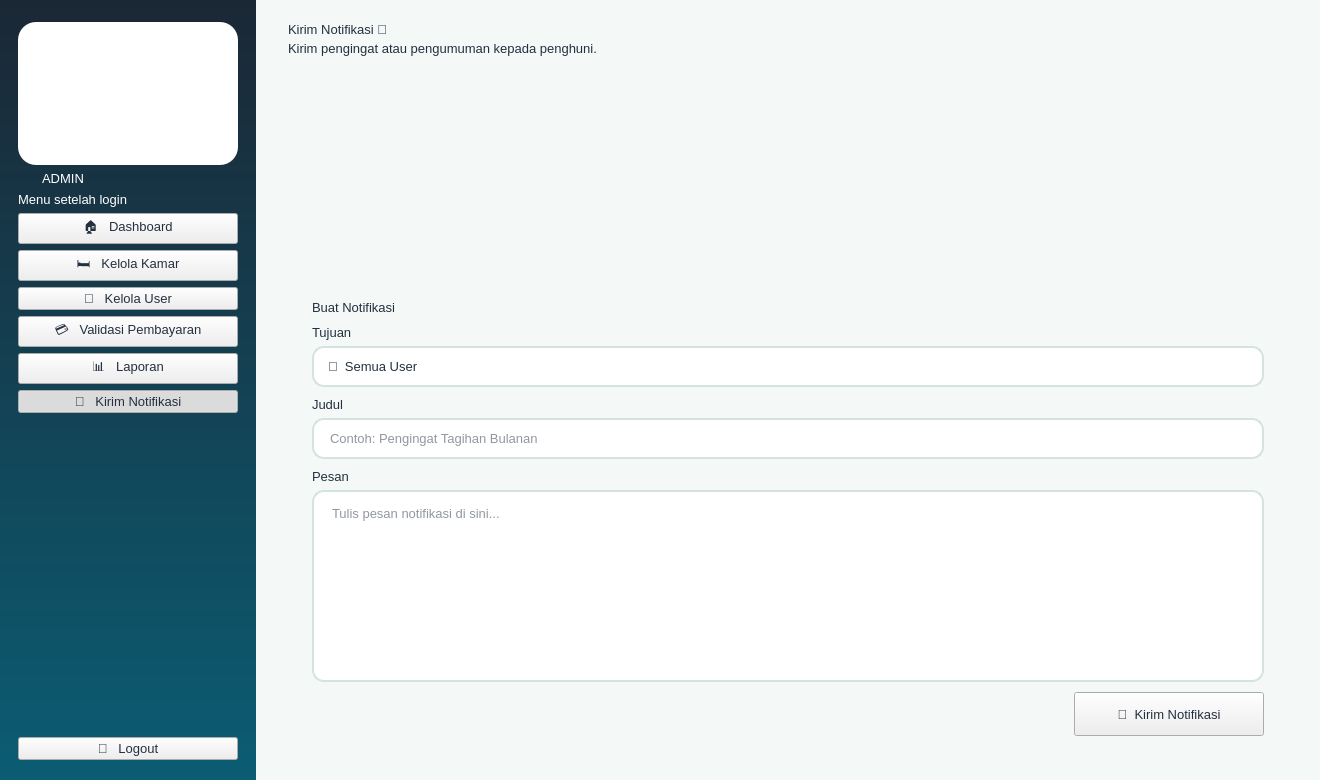
<?xml version="1.0" encoding="UTF-8"?>
<ui version="4.0">
 <class>Win_admin_notifikasi</class>
 <widget class="QMainWindow" name="Win_admin_notifikasi"><property name="geometry"><rect><x>0</x><y>0</y><width>1320</width><height>780</height></rect></property><property name="minimumSize"><size><width>1180</width><height>700</height></size></property><property name="windowTitle"><string>KOSTAY - Kirim Notifikasi</string></property><property name="styleSheet"><string notr="true">
* { font-family: 'Segoe UI', 'Inter', sans-serif; font-size: 10pt; color: #243040; }
QMainWindow, QWidget#centralwidget { background: #F4F8F7; }
QLabel { background: transparent; }
QCheckBox { background: transparent; spacing: 8px; }
QScrollArea { background: transparent; border: none; }

QFrame#loginShell { background: #FFFFFF; border-radius: 28px; }
QFrame#brandPanel { background: qlineargradient(x1:0,y1:0,x2:1,y2:1, stop:0 #E9F8F2, stop:1 #CDEFF2); border-top-left-radius: 28px; border-bottom-left-radius: 28px; }
QWidget#centralwidgetLogin { background: qlineargradient(x1:0,y1:0,x2:1,y2:1, stop:0 #1B2735, stop:0.55 #0B5D73, stop:1 #12A87B); }

QFrame#sidebarUser, QFrame#sidebarAdmin { background: qlineargradient(x1:0,y1:0,x2:0,y2:1, stop:0 #1B2735, stop:1 #0B5D73); }
QFrame#sidebarUser QLabel, QFrame#sidebarAdmin QLabel { color: #FFFFFF; }
QFrame#logoCard { background: #FFFFFF; border-radius: 18px; }
QLabel[role="roleBadge"] { background: #F7A823; color: #1B2735; border-radius: 10px; padding: 4px 12px; font-weight: 800; letter-spacing: 2px; }
QFrame#sidebarUser QLabel[role="roleBadge"], QFrame#sidebarAdmin QLabel[role="roleBadge"] { color: #1B2735; }
QLabel[role="menuHint"] { color: #9FC3CB; font-size: 9pt; }
QPushButton[nav="true"] { color: #CFE3E6; text-align: left; padding: 13px 18px; border: none; border-radius: 12px; font-weight: 600; background: transparent; }
QPushButton[nav="true"]:hover { background: rgba(255,255,255,0.10); color: #FFFFFF; }
QPushButton[nav="true"]:checked { background: qlineargradient(x1:0,y1:0,x2:1,y2:0, stop:0 #12A87B, stop:1 #2DBE7E); color: #FFFFFF; }
QPushButton[nav="logout"] { color: #FFD9A0; text-align: left; padding: 12px 18px; border: 1px solid rgba(247,168,35,0.7); border-radius: 12px; font-weight: 700; background: transparent; }
QPushButton[nav="logout"]:hover { background: #F7A823; color: #1B2735; }

QFrame[card="white"] { background: #FFFFFF; border: 1px solid #E1ECE9; border-radius: 18px; }
QFrame[card="mint"] { background: qlineargradient(x1:0,y1:0,x2:1,y2:1, stop:0 #E3F7EF, stop:1 #D2EEF3); border: none; border-radius: 18px; }
QFrame[card="green"] { background: qlineargradient(x1:0,y1:0,x2:1,y2:1, stop:0 #12A87B, stop:1 #2DBE7E); border-radius: 18px; }
QFrame[card="navy"] { background: qlineargradient(x1:0,y1:0,x2:1,y2:1, stop:0 #1B2735, stop:1 #0B5D73); border-radius: 18px; }
QFrame[card="orange"] { background: qlineargradient(x1:0,y1:0,x2:1,y2:1, stop:0 #F7A823, stop:1 #FFC857); border-radius: 18px; }
QFrame[card="teal"] { background: qlineargradient(x1:0,y1:0,x2:1,y2:1, stop:0 #0B5D73, stop:1 #12A87B); border-radius: 18px; }
QFrame[card="green"] QLabel, QFrame[card="navy"] QLabel, QFrame[card="teal"] QLabel { color: #FFFFFF; }
QFrame[card="orange"] QLabel { color: #1B2735; }

QLabel[role="title"] { font-size: 22pt; font-weight: 800; color: #1B2735; }
QLabel[role="subtitle"] { font-size: 10.5pt; color: #6B7B8C; }
QLabel[role="section"] { font-size: 13pt; font-weight: 700; color: #1B2735; }
QLabel[role="statlabel"] { font-size: 10pt; font-weight: 600; }
QLabel[role="statvalue"] { font-size: 22pt; font-weight: 800; }
QLabel[role="statsub"] { font-size: 9pt; }
QLabel[role="price"] { font-size: 14pt; font-weight: 800; color: #12A87B; }
QLabel[role="roomname"] { font-size: 12pt; font-weight: 700; color: #1B2735; }
QLabel[role="muted"] { color: #6B7B8C; }
QLabel[role="fieldlabel"] { font-weight: 600; color: #1B2735; }
QLabel[role="emoji"] { font-size: 40pt; }
QLabel[role="chip_mint"] { background: #DFF5EC; color: #0B6B55; border-radius: 12px; padding: 6px 12px; font-weight: 600; }
QLabel[role="chip_green"] { background: #12A87B; color: #FFFFFF; border-radius: 12px; padding: 5px 12px; font-weight: 700; }
QLabel[role="chip_orange"] { background: #FFF0D2; color: #A8680A; border-radius: 12px; padding: 5px 12px; font-weight: 700; }
QLabel[role="chip_navy"] { background: #E4EAF0; color: #1B2735; border-radius: 12px; padding: 5px 12px; font-weight: 700; }
QFrame[card="roomimg"] { background: qlineargradient(x1:0,y1:0,x2:1,y2:1, stop:0 #D9F3EA, stop:1 #BFE6EE); border-radius: 14px; border: none; }
QFrame[card="roomimg"] QLabel { color: #0B5D73; }

QPushButton[variant="primary"] { background: qlineargradient(x1:0,y1:0,x2:1,y2:0, stop:0 #0B5D73, stop:1 #12A87B); color: #FFFFFF; border: none; border-radius: 12px; padding: 11px 22px; font-weight: 700; }
QPushButton[variant="primary"]:hover { background: qlineargradient(x1:0,y1:0,x2:1,y2:0, stop:0 #0E7390, stop:1 #1FC490); }
QPushButton[variant="accent"] { background: #F7A823; color: #1B2735; border: none; border-radius: 12px; padding: 11px 22px; font-weight: 700; }
QPushButton[variant="accent"]:hover { background: #FFB93F; }
QPushButton[variant="danger"] { background: #FDECEC; color: #D64545; border: 1px solid #F5BCBC; border-radius: 12px; padding: 11px 22px; font-weight: 700; }
QPushButton[variant="danger"]:hover { background: #D64545; color: #FFFFFF; }
QPushButton[variant="ghost"] { background: transparent; color: #0B5D73; border: 1.5px solid #0B5D73; border-radius: 12px; padding: 10px 22px; font-weight: 700; }
QPushButton[variant="ghost"]:hover { background: #0B5D73; color: #FFFFFF; }
QPushButton[variant="link"] { background: transparent; color: #12A87B; border: none; font-weight: 700; }
QPushButton[variant="link"]:hover { color: #0B5D73; text-decoration: underline; }

QLineEdit, QComboBox, QSpinBox, QDateEdit, QTextEdit { background: #FFFFFF; border: 1.5px solid #D5E3E0; border-radius: 12px; padding: 10px 14px; selection-background-color: #12A87B; }
QLineEdit:focus, QComboBox:focus, QSpinBox:focus, QDateEdit:focus, QTextEdit:focus { border: 1.5px solid #12A87B; }
QComboBox::drop-down, QDateEdit::drop-down { border: none; width: 28px; }
QCheckBox::indicator { width: 18px; height: 18px; border-radius: 5px; border: 1.5px solid #12A87B; background: #FFFFFF; }
QCheckBox::indicator:checked { background: #12A87B; }

QTableWidget { background: #FFFFFF; border: 1px solid #E1ECE9; border-radius: 14px; gridline-color: transparent; alternate-background-color: #F4FAF8; selection-background-color: #D9F3EA; selection-color: #1B2735; }
QTableWidget::item { padding: 10px; border: none; }
QHeaderView::section { background: #1B2735; color: #FFFFFF; padding: 12px 10px; border: none; font-weight: 700; }
QListWidget { background: #FFFFFF; border: 1px solid #E1ECE9; border-radius: 14px; padding: 8px; }
QListWidget::item { padding: 14px; border-bottom: 1px solid #EEF3F2; border-radius: 10px; }
QListWidget::item:selected { background: #D9F3EA; color: #1B2735; }
QProgressBar { background: rgba(255,255,255,0.25); border: none; border-radius: 6px; }
QProgressBar::chunk { background: #F7A823; border-radius: 6px; }
QFrame[card="white"] QProgressBar { background: #E1ECE9; }
QFrame[card="white"] QProgressBar::chunk { background: #12A87B; }
QScrollBar:vertical { background: transparent; width: 10px; }
QScrollBar::handle:vertical { background: #BFD6D1; border-radius: 5px; min-height: 30px; }
QScrollBar::add-line:vertical, QScrollBar::sub-line:vertical { height: 0; }
</string></property>
<widget class="QWidget" name="centralwidget"><layout class="QHBoxLayout" name="lay594" stretch="0,1"><property name="spacing"><number>0</number></property><property name="leftMargin"><number>0</number></property><property name="topMargin"><number>0</number></property><property name="rightMargin"><number>0</number></property><property name="bottomMargin"><number>0</number></property><item>
<widget class="QFrame" name="sidebarAdmin"><property name="minimumSize"><size><width>256</width><height>0</height></size></property><property name="maximumSize"><size><width>256</width><height>16777215</height></size></property><layout class="QVBoxLayout" name="lay592"><property name="spacing"><number>6</number></property><property name="leftMargin"><number>18</number></property><property name="topMargin"><number>22</number></property><property name="rightMargin"><number>18</number></property><property name="bottomMargin"><number>20</number></property><item>
<widget class="QFrame" name="logoCard"><layout class="QVBoxLayout" name="lay588"><property name="spacing"><number>0</number></property><property name="leftMargin"><number>10</number></property><property name="topMargin"><number>10</number></property><property name="rightMargin"><number>10</number></property><property name="bottomMargin"><number>10</number></property><item>
<widget class="QLabel" name="label587"><property name="pixmap"><pixmap>images/logo.png</pixmap></property><property name="scaledContents"><bool>true</bool></property><property name="minimumSize"><size><width>176</width><height>123</height></size></property><property name="maximumSize"><size><width>176</width><height>123</height></size></property><property name="text"><string></string></property></widget>
</item>
</layout></widget>
</item>
<item>
<widget class="QLabel" name="label589"><property name="text"><string>ADMIN</string></property><property name="role" stdset="0"><string>roleBadge</string></property><property name="alignment"><set>Qt::AlignCenter</set></property><property name="maximumSize"><size><width>90</width><height>16777215</height></size></property></widget>
</item>
<item>
<widget class="QLabel" name="label590"><property name="text"><string>Menu setelah login</string></property><property name="role" stdset="0"><string>menuHint</string></property></widget>
</item>
<item>
<widget class="QPushButton" name="btnAdminDashboard"><property name="text"><string>🏠   Dashboard</string></property><property name="cursor"><cursorShape>PointingHandCursor</cursorShape></property><property name="nav" stdset="0"><string>true</string></property><property name="checkable"><bool>true</bool></property><property name="autoExclusive"><bool>true</bool></property></widget>
</item>
<item>
<widget class="QPushButton" name="btnAdminKamar"><property name="text"><string>🛏️   Kelola Kamar</string></property><property name="cursor"><cursorShape>PointingHandCursor</cursorShape></property><property name="nav" stdset="0"><string>true</string></property><property name="checkable"><bool>true</bool></property><property name="autoExclusive"><bool>true</bool></property></widget>
</item>
<item>
<widget class="QPushButton" name="btnAdminUser"><property name="text"><string>👥   Kelola User</string></property><property name="cursor"><cursorShape>PointingHandCursor</cursorShape></property><property name="nav" stdset="0"><string>true</string></property><property name="checkable"><bool>true</bool></property><property name="autoExclusive"><bool>true</bool></property></widget>
</item>
<item>
<widget class="QPushButton" name="btnAdminValidasi"><property name="text"><string>💳   Validasi Pembayaran</string></property><property name="cursor"><cursorShape>PointingHandCursor</cursorShape></property><property name="nav" stdset="0"><string>true</string></property><property name="checkable"><bool>true</bool></property><property name="autoExclusive"><bool>true</bool></property></widget>
</item>
<item>
<widget class="QPushButton" name="btnAdminLaporan"><property name="text"><string>📊   Laporan</string></property><property name="cursor"><cursorShape>PointingHandCursor</cursorShape></property><property name="nav" stdset="0"><string>true</string></property><property name="checkable"><bool>true</bool></property><property name="autoExclusive"><bool>true</bool></property></widget>
</item>
<item>
<widget class="QPushButton" name="btnAdminNotif"><property name="text"><string>🔔   Kirim Notifikasi</string></property><property name="cursor"><cursorShape>PointingHandCursor</cursorShape></property><property name="nav" stdset="0"><string>true</string></property><property name="checkable"><bool>true</bool></property><property name="autoExclusive"><bool>true</bool></property><property name="checked"><bool>true</bool></property></widget>
</item>
<item><spacer name="sp591"><property name="orientation"><enum>Qt::Vertical</enum></property><property name="sizeHint" stdset="0"><size><width>20</width><height>40</height></size></property></spacer></item>
<item>
<widget class="QPushButton" name="btnAdminLogout"><property name="text"><string>🚪   Logout</string></property><property name="cursor"><cursorShape>PointingHandCursor</cursorShape></property><property name="nav" stdset="0"><string>logout</string></property></widget>
</item>
</layout></widget>
</item>
<item>
<widget class="QWidget" name="content593"><layout class="QVBoxLayout" name="lay586"><property name="spacing"><number>16</number></property><property name="leftMargin"><number>32</number></property><property name="topMargin"><number>22</number></property><property name="rightMargin"><number>32</number></property><property name="bottomMargin"><number>24</number></property><item><layout class="QHBoxLayout" name="lay585"><property name="spacing"><number>12</number></property><property name="leftMargin"><number>0</number></property><property name="topMargin"><number>0</number></property><property name="rightMargin"><number>0</number></property><property name="bottomMargin"><number>0</number></property><item><layout class="QVBoxLayout" name="lay582"><property name="spacing"><number>4</number></property><property name="leftMargin"><number>0</number></property><property name="topMargin"><number>0</number></property><property name="rightMargin"><number>0</number></property><property name="bottomMargin"><number>0</number></property><item>
<widget class="QLabel" name="label579"><property name="text"><string>Kirim Notifikasi 🔔</string></property><property name="role" stdset="0"><string>title</string></property></widget>
</item>
<item>
<widget class="QLabel" name="label580"><property name="text"><string>Kirim pengingat atau pengumuman kepada penghuni.</string></property><property name="role" stdset="0"><string>subtitle</string></property></widget>
</item>
<item><spacer name="sp581"><property name="orientation"><enum>Qt::Vertical</enum></property><property name="sizeHint" stdset="0"><size><width>20</width><height>4</height></size></property></spacer></item>
</layout></item>
<item><spacer name="sp583"><property name="orientation"><enum>Qt::Horizontal</enum></property><property name="sizeHint" stdset="0"><size><width>20</width><height>20</height></size></property></spacer></item>
<item>
<widget class="QLabel" name="label584"><property name="pixmap"><pixmap>images/mascot_2.png</pixmap></property><property name="scaledContents"><bool>true</bool></property><property name="minimumSize"><size><width>80</width><height>110</height></size></property><property name="maximumSize"><size><width>80</width><height>110</height></size></property><property name="text"><string></string></property></widget>
</item>
</layout></item>
<item>
<widget class="QFrame" name="cardKirimNotif"><property name="card" stdset="0"><string>white</string></property><layout class="QVBoxLayout" name="lay578"><property name="spacing"><number>10</number></property><property name="leftMargin"><number>24</number></property><property name="topMargin"><number>20</number></property><property name="rightMargin"><number>24</number></property><property name="bottomMargin"><number>20</number></property><item>
<widget class="QLabel" name="label569"><property name="text"><string>Buat Notifikasi</string></property><property name="role" stdset="0"><string>section</string></property></widget>
</item>
<item><layout class="QVBoxLayout" name="lay571"><property name="spacing"><number>6</number></property><property name="leftMargin"><number>0</number></property><property name="topMargin"><number>0</number></property><property name="rightMargin"><number>0</number></property><property name="bottomMargin"><number>0</number></property><item>
<widget class="QLabel" name="label570"><property name="text"><string>Tujuan</string></property><property name="role" stdset="0"><string>fieldlabel</string></property></widget>
</item>
<item>
<widget class="QComboBox" name="cmbTujuan"><item><property name="text"><string>👥  Semua User</string></property></item>
<item><property name="text"><string>👤  Budi Santoso</string></property></item>
<item><property name="text"><string>👤  Sari Dewi</string></property></item>
</widget>
</item>
</layout></item>
<item><layout class="QVBoxLayout" name="lay573"><property name="spacing"><number>6</number></property><property name="leftMargin"><number>0</number></property><property name="topMargin"><number>0</number></property><property name="rightMargin"><number>0</number></property><property name="bottomMargin"><number>0</number></property><item>
<widget class="QLabel" name="label572"><property name="text"><string>Judul</string></property><property name="role" stdset="0"><string>fieldlabel</string></property></widget>
</item>
<item>
<widget class="QLineEdit" name="txtJudulNotif"><property name="placeholderText"><string>Contoh: Pengingat Tagihan Bulanan</string></property></widget>
</item>
</layout></item>
<item><layout class="QVBoxLayout" name="lay575"><property name="spacing"><number>6</number></property><property name="leftMargin"><number>0</number></property><property name="topMargin"><number>0</number></property><property name="rightMargin"><number>0</number></property><property name="bottomMargin"><number>0</number></property><item>
<widget class="QLabel" name="label574"><property name="text"><string>Pesan</string></property><property name="role" stdset="0"><string>fieldlabel</string></property></widget>
</item>
<item>
<widget class="QTextEdit" name="txtPesanNotif"><property name="placeholderText"><string>Tulis pesan notifikasi di sini...</string></property></widget>
</item>
</layout></item>
<item><layout class="QHBoxLayout" name="lay577"><property name="spacing"><number>10</number></property><property name="leftMargin"><number>0</number></property><property name="topMargin"><number>0</number></property><property name="rightMargin"><number>0</number></property><property name="bottomMargin"><number>0</number></property><item><spacer name="sp576"><property name="orientation"><enum>Qt::Horizontal</enum></property><property name="sizeHint" stdset="0"><size><width>20</width><height>20</height></size></property></spacer></item>
<item>
<widget class="QPushButton" name="btnKirimNotif"><property name="text"><string>📨  Kirim Notifikasi</string></property><property name="cursor"><cursorShape>PointingHandCursor</cursorShape></property><property name="variant" stdset="0"><string>accent</string></property><property name="minimumSize"><size><width>190</width><height>44</height></size></property></widget>
</item>
</layout></item>
</layout></widget>
</item>
</layout></widget>
</item>
</layout></widget>
</widget>
 <resources/>
 <connections/>
</ui>
